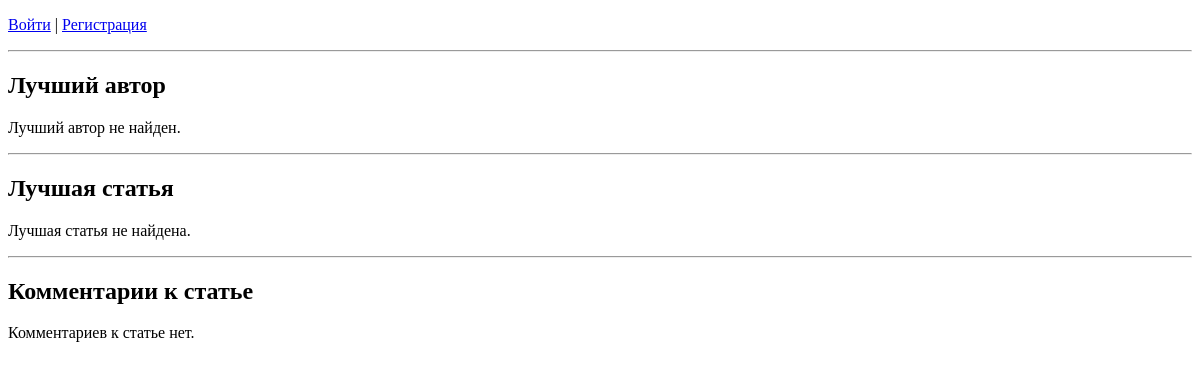
/news/best/, run on an earlier commit of the app's database.
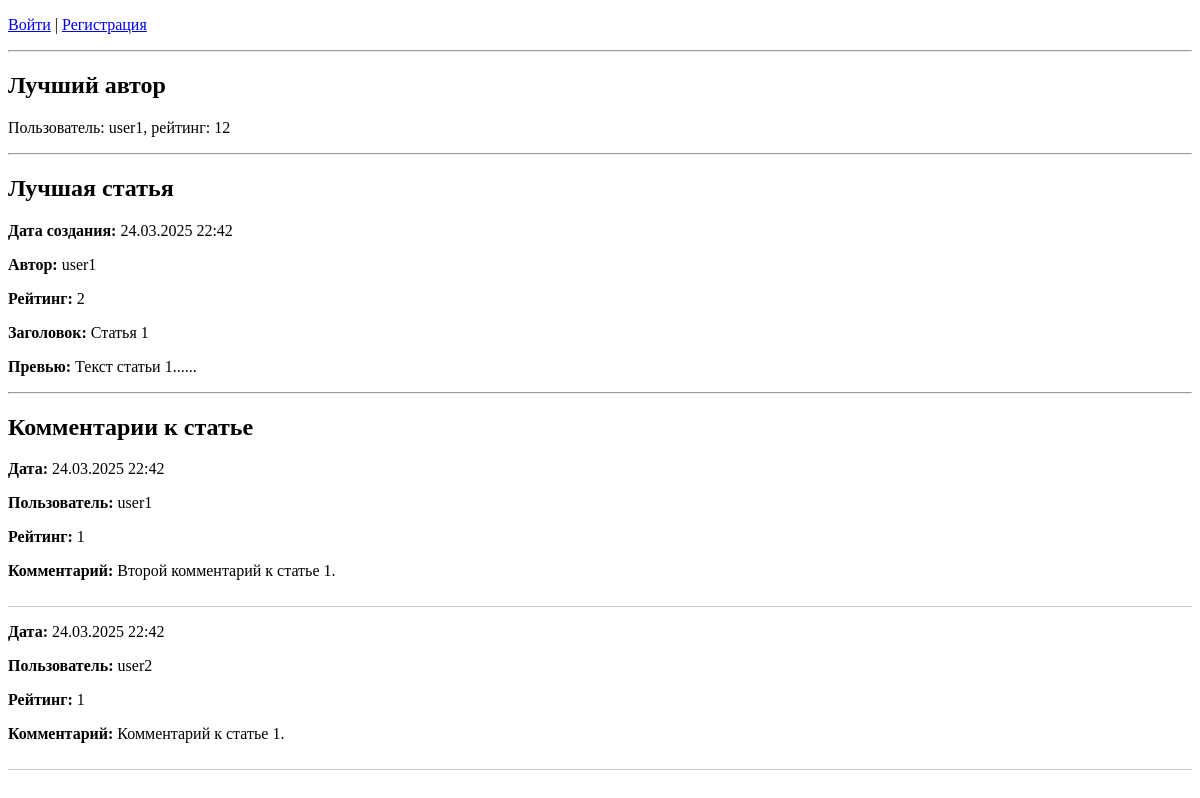
And on a later commit of the database.
### news/models.py (models this page shows, shortened)
class Author(models.Model):
    user = models.OneToOneField(User, on_delete=models.CASCADE)
    rating = models.IntegerField(default=0, verbose_name="Рейтинг")
    class Meta:
        verbose_name = "Автор"
        verbose_name_plural = "Авторы"

class Post(models.Model):
    ARTICLE = 'AR'
    NEWS = 'NW'
    POST_TYPES = [
        (ARTICLE, 'Статья'),
        (NEWS, 'Новость'),
    ]
    author = models.ForeignKey(Author, on_delete=models.CASCADE, verbose_name="Автор")
    post_type = models.CharField(max_length=2, choices=POST_TYPES, default=ARTICLE, verbose_name="Тип поста")
    date_created = models.DateTimeField(auto_now_add=True, verbose_name="Дата создания")
    categories = models.ManyToManyField(Category, through='PostCategory', related_name='posts', verbose_name="Категории")
    title = models.CharField(max_length=128, verbose_name="Заголовок")
    text = models.TextField(verbose_name="Текст")
    rating = models.IntegerField(default=0, verbose_name="Рейтинг")
    def preview(self):
        return f'{self.text[:124]}...'
    class Meta:
        ordering = ['-date_created']
        verbose_name = "Пост"
        verbose_name_plural = "Посты"

class Comment(models.Model):
    post = models.ForeignKey(Post, on_delete=models.CASCADE, related_name='comments', verbose_name="Пост")
    user = models.ForeignKey(User, on_delete=models.CASCADE, verbose_name="Пользователь")
    text = models.TextField(verbose_name="Текст")
    date_created = models.DateTimeField(auto_now_add=True, verbose_name="Дата создания")
    rating = models.IntegerField(default=0, verbose_name="Рейтинг")
    class Meta:
        ordering = ['-date_created']
        verbose_name = "Комментарий"
        verbose_name_plural = "Комментарии"

### news/views.py (the view)
# urls.py: path('best/', views.best_info, name='best_info'),
def best_info(request):
    best_author = Author.objects.order_by('-rating').first()
    best_article = Post.objects.filter(post_type=Post.ARTICLE).order_by('-rating').first()
    article_comments = best_article.comments.all() if best_article else []
    context = {
        'best_author': best_author,
        'best_article': best_article,
        'article_comments': article_comments,
    }
    return render(request, 'news/best_info.html', context)

### news/templates/news/best_info.html (shortened to what this page needs)
{% extends 'base.html' %}
{% block content %}
  <h2>Лучший автор</h2>
  {% if best_author %}
    <p>Пользователь: {{ best_author.user.username }}, рейтинг: {{ best_author.rating }}</p>
  {% else %}
    <p>Лучший автор не найден.</p>
  {% endif %}
  <hr>
  <h2>Лучшая статья</h2>
  {% if best_article %}
    <p><strong>Дата создания:</strong> {{ best_article.date_created|date:"d.m.Y H:i" }}</p>
    <p><strong>Автор:</strong> {{ best_article.author.user.username }}</p>
    <p><strong>Рейтинг:</strong> {{ best_article.rating }}</p>
    <p><strong>Заголовок:</strong> {{ best_article.title }}</p>
    <p><strong>Превью:</strong> {{ best_article.preview }}</p>
  {% else %}
    <p>Лучшая статья не найдена.</p>
  {% endif %}
  <hr>
  <h2>Комментарии к статье</h2>
  {% if article_comments %}
    {% for comment in article_comments %}
      <div style="border-bottom: 1px solid #ccc; margin-bottom: 10px; padding-bottom: 10px;">
        <p><strong>Дата:</strong> {{ comment.date_created|date:"d.m.Y H:i" }}</p>
        <p><strong>Пользователь:</strong> {{ comment.user.username }}</p>
        <p><strong>Рейтинг:</strong> {{ comment.rating }}</p>
        <p><strong>Комментарий:</strong> {{ comment.text }}</p>
      </div>
    {% endfor %}
  {% else %}
    <p>Комментариев к статье нет.</p>
  {% endif %}
{% endblock %}

What changed in the data, as far as the page shows it:
added Author: user.username "user1", rating "12"
added Post: date_created "24.03.2025 22:42", author.user.username "user1", rating "2", title "Статья 1", preview "Текст статьи 1......"
added Comment: date_created "24.03.2025 22:42", user.username "user1", rating "1", text "Второй комментарий к статье 1."
added Comment: date_created "24.03.2025 22:42", user.username "user2", rating "1", text "Комментарий к статье 1."
Also different on the page:
text no longer shown: "Лучший автор не найден. Лучшая статья не найдена. Комментариев к статье нет."
text now shown: "Пользователь: , рейтинг: Дата создания: Автор: Рейтинг: Заголовок: Превью:"
